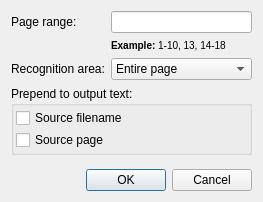
<?xml version="1.0" encoding="UTF-8"?>
<ui version="4.0">
 <class>PageRangeDialog</class>
 <widget class="QDialog" name="PageRangeDialog">
  <property name="geometry">
   <rect>
    <x>0</x>
    <y>0</y>
    <width>263</width>
    <height>202</height>
   </rect>
  </property>
  <property name="windowTitle">
   <string>Page Range</string>
  </property>
  <layout class="QGridLayout" name="gridLayout">
   <item row="0" column="0">
    <widget class="QLabel" name="labelPageRange">
     <property name="text">
      <string>Page range:</string>
     </property>
    </widget>
   </item>
   <item row="0" column="1">
    <widget class="QLineEdit" name="lineEditPageRange"/>
   </item>
   <item row="1" column="1">
    <widget class="QLabel" name="labelPageRangeExample">
     <property name="text">
      <string>&lt;small&gt;&lt;b&gt;Example:&lt;/b&gt; 1-10, 13, 14-18&lt;/small&gt;</string>
     </property>
    </widget>
   </item>
   <item row="2" column="0">
    <widget class="QLabel" name="labelRecognitionArea">
     <property name="text">
      <string>Recognition area:</string>
     </property>
    </widget>
   </item>
   <item row="2" column="1">
    <widget class="QComboBox" name="comboBoxRecognitionArea">
     <item>
      <property name="text">
       <string>Entire page</string>
      </property>
     </item>
     <item>
      <property name="text">
       <string>Autodetect</string>
      </property>
     </item>
    </widget>
   </item>
   <item row="5" column="0" colspan="2">
    <widget class="QDialogButtonBox" name="buttonBox">
     <property name="orientation">
      <enum>Qt::Orientation::Horizontal</enum>
     </property>
     <property name="standardButtons">
      <set>QDialogButtonBox::StandardButton::Cancel|QDialogButtonBox::StandardButton::Ok</set>
     </property>
    </widget>
   </item>
   <item row="4" column="0" colspan="2">
    <spacer name="verticalSpacer">
     <property name="orientation">
      <enum>Qt::Orientation::Vertical</enum>
     </property>
     <property name="sizeHint" stdset="0">
      <size>
       <width>20</width>
       <height>40</height>
      </size>
     </property>
    </spacer>
   </item>
   <item row="3" column="0" colspan="2">
    <widget class="QGroupBox" name="groupBoxPrepend">
     <property name="title">
      <string>Prepend to output text:</string>
     </property>
     <layout class="QVBoxLayout" name="verticalLayout">
      <property name="spacing">
       <number>2</number>
      </property>
      <property name="leftMargin">
       <number>2</number>
      </property>
      <property name="topMargin">
       <number>2</number>
      </property>
      <property name="rightMargin">
       <number>2</number>
      </property>
      <property name="bottomMargin">
       <number>2</number>
      </property>
      <item>
       <widget class="QCheckBox" name="checkBoxPrependFilename">
        <property name="text">
         <string>Source filename</string>
        </property>
       </widget>
      </item>
      <item>
       <widget class="QCheckBox" name="checkBoxPrependPage">
        <property name="text">
         <string>Source page</string>
        </property>
       </widget>
      </item>
     </layout>
    </widget>
   </item>
  </layout>
 </widget>
 <resources/>
 <connections>
  <connection>
   <sender>buttonBox</sender>
   <signal>accepted()</signal>
   <receiver>PageRangeDialog</receiver>
   <slot>accept()</slot>
   <hints>
    <hint type="sourcelabel">
     <x>248</x>
     <y>254</y>
    </hint>
    <hint type="destinationlabel">
     <x>157</x>
     <y>274</y>
    </hint>
   </hints>
  </connection>
  <connection>
   <sender>buttonBox</sender>
   <signal>rejected()</signal>
   <receiver>PageRangeDialog</receiver>
   <slot>reject()</slot>
   <hints>
    <hint type="sourcelabel">
     <x>316</x>
     <y>260</y>
    </hint>
    <hint type="destinationlabel">
     <x>286</x>
     <y>274</y>
    </hint>
   </hints>
  </connection>
 </connections>
</ui>
